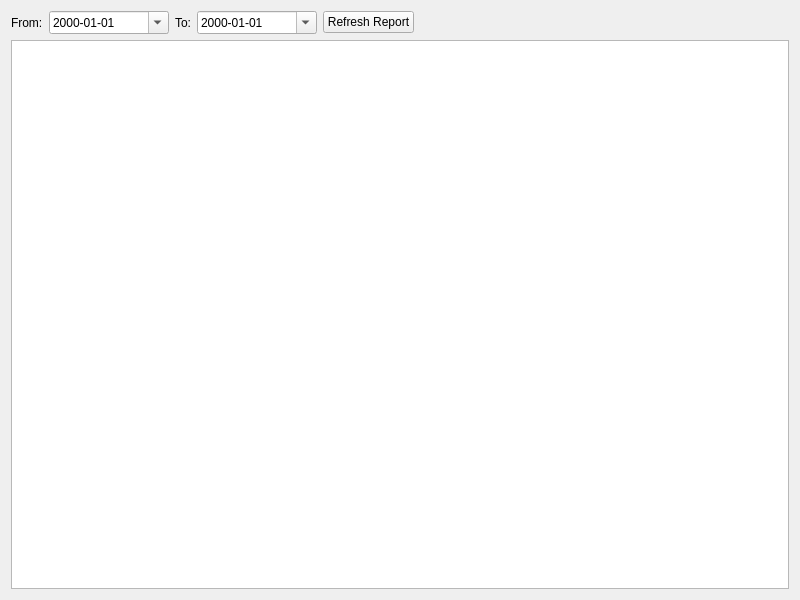
<?xml version="1.0" encoding="UTF-8"?>
<ui version="4.0">
 <class>Form</class>
 <widget class="QWidget" name="Form">
  <property name="geometry">
   <rect>
    <x>0</x>
    <y>0</y>
    <width>800</width>
    <height>600</height>
   </rect>
  </property>
  <property name="windowTitle">
   <string>Sales Report</string>
  </property>
  <layout class="QVBoxLayout" name="verticalLayout">
   <item>
    <layout class="QHBoxLayout" name="horizontalLayout">
     <item>
      <widget class="QLabel" name="label_from">
       <property name="text">
        <string>From:</string>
       </property>
      </widget>
     </item>
     <item>
      <widget class="QDateEdit" name="date_from">
       <property name="minimumSize">
        <size>
         <width>120</width>
         <height>0</height>
        </size>
       </property>
       <property name="displayFormat">
        <string>yyyy-MM-dd</string>
       </property>
       <property name="calendarPopup">
        <bool>true</bool>
       </property>
      </widget>
     </item>
     <item>
      <widget class="QLabel" name="label_to">
       <property name="text">
        <string>To:</string>
       </property>
      </widget>
     </item>
     <item>
      <widget class="QDateEdit" name="date_to">
       <property name="minimumSize">
        <size>
         <width>120</width>
         <height>0</height>
        </size>
       </property>
       <property name="displayFormat">
        <string>yyyy-MM-dd</string>
       </property>
       <property name="calendarPopup">
        <bool>true</bool>
       </property>
      </widget>
     </item>
     <item>
      <widget class="QPushButton" name="btn_refresh">
       <property name="text">
        <string>Refresh Report</string>
       </property>
      </widget>
     </item>
     <item>
      <spacer name="horizontalSpacer">
       <property name="orientation">
        <enum>Qt::Horizontal</enum>
       </property>
       <property name="sizeHint" stdset="0">
        <size>
         <width>40</width>
         <height>20</height>
        </size>
       </property>
      </spacer>
     </item>
    </layout>
   </item>
   <item>
    <widget class="QTableWidget" name="table_report">
     <property name="alternatingRowColors">
      <bool>true</bool>
     </property>
     <property name="editTriggers">
      <set>QAbstractItemView::NoEditTriggers</set>
     </property>
     <property name="selectionBehavior">
      <enum>QAbstractItemView::SelectRows</enum>
     </property>
     <property name="styleSheet">
      <string notr="true">QHeaderView::section { border: 1px solid #6c6c6c; }</string>
     </property>
     <attribute name="verticalHeaderVisible">
      <bool>false</bool>
     </attribute>
    </widget>
   </item>
  </layout>
 </widget>
 <resources/>
 <connections/>
</ui>
